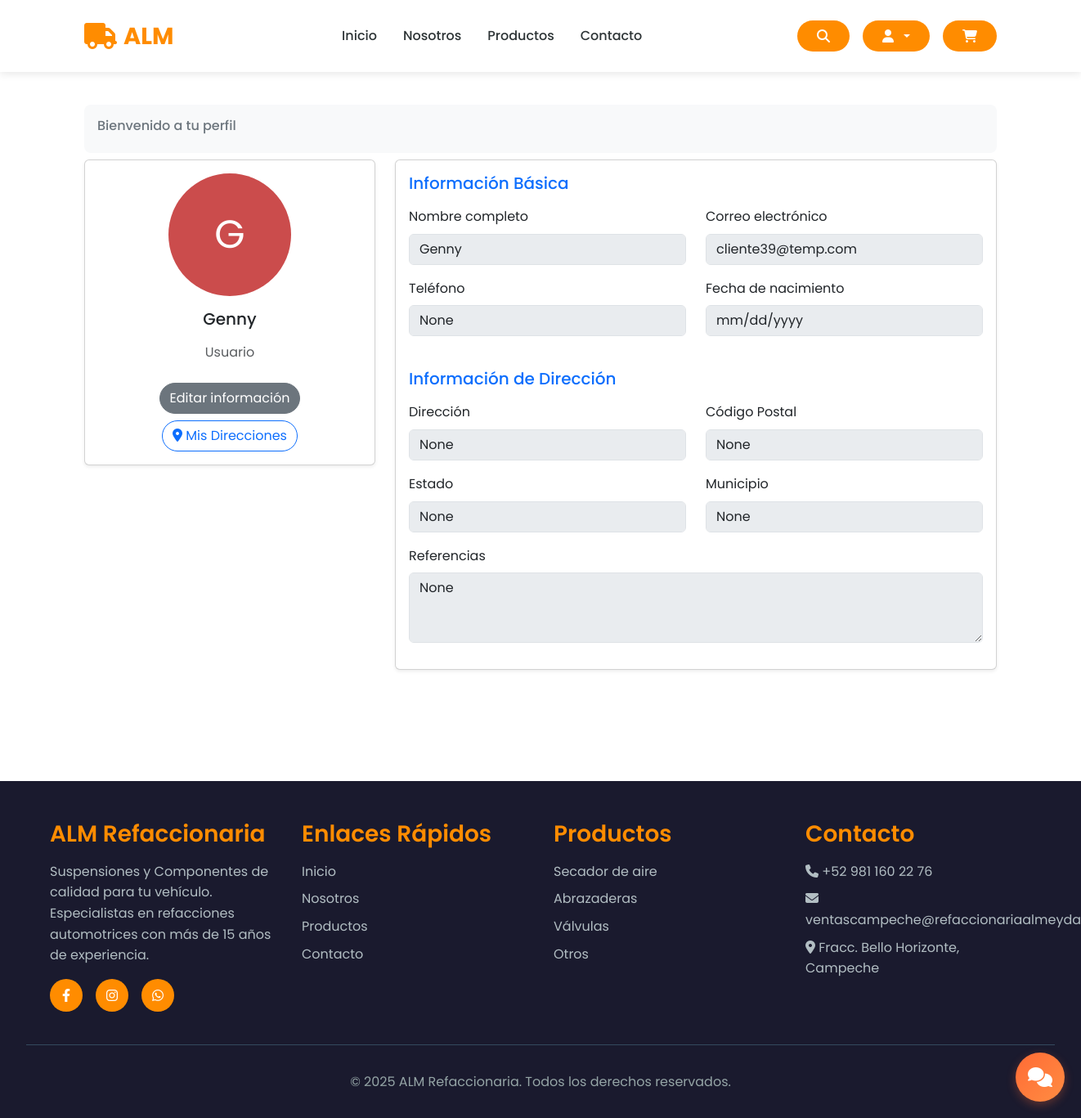
Page /profile/ (signed in) on the committed database.
### store/models.py (models this page shows, shortened)
class Customer(models.Model):
    user = models.OneToOneField(User, null=True, blank=True, on_delete=models.CASCADE)
    name = models.CharField(max_length=200, null=True, blank=True)
    email = models.EmailField(max_length=200)
    phone_number = models.CharField(max_length=20, blank=True, null=True)
    address = models.CharField(max_length=250, blank=True, null=True)
    referencias = models.CharField(max_length=250, blank=True, null=True)
    date_of_birth = models.DateField(null=True, blank=True)
    zip_code = models.CharField(max_length=10, null=True, blank=True)
    state = models.CharField(
        max_length=3,
        choices=MEXICAN_STATES,
        blank=True,
        null=True
    )
    municipality = models.CharField(max_length=100, blank=True, null=True)

### store/views.py (the view)
# urls.py: path('profile/', views.profile, name='profile'),
@login_required
def profile(request):
    data = cartData(request)
    user = request.user
    cartItems = data['cartItems']
    try:
        customer = user.customer  # Usa la relación OneToOne
    except Customer.DoesNotExist:
        customer = None  # Por si el usuario es admin u otro sin Customer asociado
    return render(request, 'store/perfil.html', {
        'user': user,
        'customer': customer,
        'cartItems': cartItems
    })

### store/utils.py (called while the page is built)
def cartData(request):
    if request.user.is_authenticated:
        try:
            customer = request.user.customer
            order = Order.objects.filter(customer=customer, complete=False).first()
            if order:
                items = order.orderitem_set.all()
                cartItems = order.get_cart_items
            else:
                items = []
                order = {'get_cart_total': 0, 'get_cart_items': 0, 'shipping': False}
                cartItems = 0
        except Customer.DoesNotExist:
            items = []
            order = {'get_cart_total': 0, 'get_cart_items': 0, 'shipping': False}
            cartItems = 0
    else:
        items = []
        order = {'get_cart_total': 0, 'get_cart_items': 0, 'shipping': False}
        cartItems = 0
    return {'cartItems': cartItems, 'order': order, 'items': items}

### store/templates/store/perfil.html (shortened to what this page needs)
{% extends 'store/main.html' %}
{% load static %}
{% block content %}
<section>
  <div class="container py-5">
    <div class="row">
      <div class="col">
        <nav aria-label="breadcrumb" class="bg-light rounded-3 p-3 mb-2">
          <h6 class="text-secondary">Bienvenido a tu perfil</h6>
        </nav>
      </div>
    </div>
    <div class="row">
      <div class="col-lg-4">
        <div class="card mb-4 shadow-sm">
          <div class="card-body text-center">
            <div class="rounded-circle text-white d-flex align-items-center justify-content-center mx-auto" style="width: 150px; height: 150px; font-size: 3rem; background-color: #CB4C4C;">
              {% if customer.name %}
              {{ customer.name|first|upper }}
              {% else %}
                  ?
              {% endif %}
            </div>
            <h5 class="my-3">{{ user.username }} </h5>
            <p class="text-muted mb-1">Usuario</p>
            <div class="text-center mt-4">
                <a href="{% url 'edit_profile' %}" class="btn btn-secondary rounded-pill mb-2">Editar información</a>
                <br>
                <a href="{% url 'customer_addresses' %}" class="btn btn-outline-primary rounded-pill">
                    <i class="fas fa-map-marker-alt"></i> Mis Direcciones
                </a>
            </div>
          </div>
        </div>
      </div>
      <div class="col-lg-8">
        <div class="card mb-4 shadow-sm">
          <div class="card-body">
            <form>
              <h5 class="text-primary mb-3">Información Básica</h5>
              <div class="row">
                <div class="col-md-6 mb-3">
                  <label for="name" class="form-label">Nombre completo</label>
                  <input type="text" class="form-control" id="name" value="{{ customer.name }}" disabled>
                </div>
                <div class="col-md-6 mb-3">
                  <label for="email" class="form-label">Correo electrónico</label>
                  <input type="email" class="form-control" id="email" value="{{ customer.email }}" disabled>
                </div>
              </div>
              <div class="row">
                <div class="col-md-6 mb-3">
                  <label for="phone" class="form-label">Teléfono</label>
                  <input type="text" class="form-control" id="phone" value="{{ customer.phone_number }}" disabled>
                </div>
                <div class="col-md-6 mb-3">
                  <label for="dob" class="form-label">Fecha de nacimiento</label>
                  <input type="date" class="form-control" id="dob" value="{{ customer.date_of_birth|date:'Y-m-d' }}" disabled>
                </div>
              </div>
              <h5 class="text-primary mt-4 mb-3">Información de Dirección</h5>
              <div class="row">
                <div class="col-md-6 mb-3">
                  <label for="address" class="form-label">Dirección</label>
                  <input type="text" class="form-control" id="address" value="{{ customer.address }}" disabled>
                </div>
                <div class="col-md-6 mb-3">
                  <label for="zip" class="form-label">Código Postal</label>
                  <input type="text" class="form-control" id="zip" value="{{ customer.zip_code }}" disabled>
                </div>
                <div class="col-md-6 mb-3">
                  <label for="zip" class="form-label">Estado</label>
                  <input type="text" class="form-control" id="state" value="{{ customer.state }}" disabled>
                </div>
                <div class="col-md-6 mb-3">
                  <label for="zip" class="form-label">Municipio</label>
                  <input type="text" class="form-control" id="municipality" value="{{ customer.municipality }}" disabled>
                </div>
              </div>
              <div class="row">
                <div class="col-md-12 mb-3">
                  <label for="references" class="form-label">Referencias</label>
                  <textarea class="form-control" id="references" rows="3" disabled>{{ customer.referencias }}</textarea>
                </div>
              </div>
            </form>
          </div>
        </div>
      </div>
    </div>
  </div>
</section>
{% endblock content %}

### store/templates/store/base.html (style rules this page uses)
* { margin: 0; padding: 0; box-sizing: border-box; }
:root { --primary-color: #FF8C00; --secondary-color: #1a1a2e; --accent-color: #FFA500; --text-dark: #2d3436; --text-light: #636e72; --white: #ffffff; --light-bg: #f8f9fa; }
body { font-family: 'Poppins', sans-serif; line-height: 1.6; color: var(--text-dark); background-color: var(--white); }
* { transition: background-color 0.3s ease, color 0.3s ease, border-color 0.3s ease; }

### rows in the picture
Customer: name|first "G", name "Genny", email "cliente39@temp.com", phone_number "None", address "None", zip_code "None", state "None", municipality "None", referencias "None"

### other values in the picture
{{ user.username }} "Genny"
